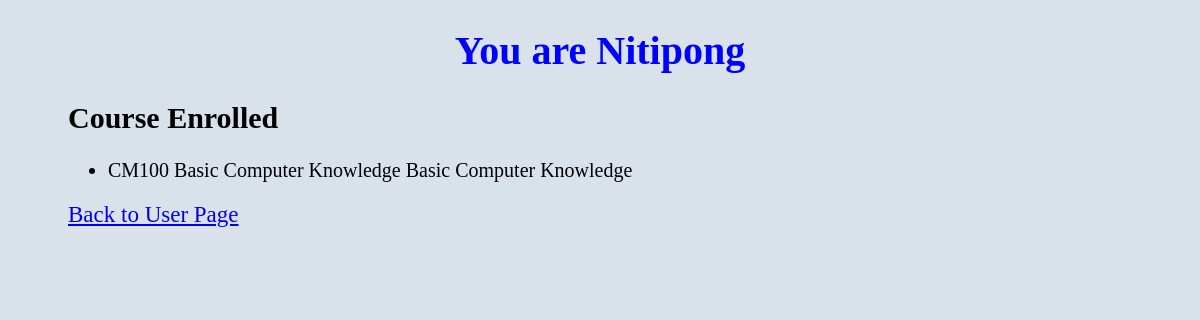
Before: /query/check (signed in) with the older database file.
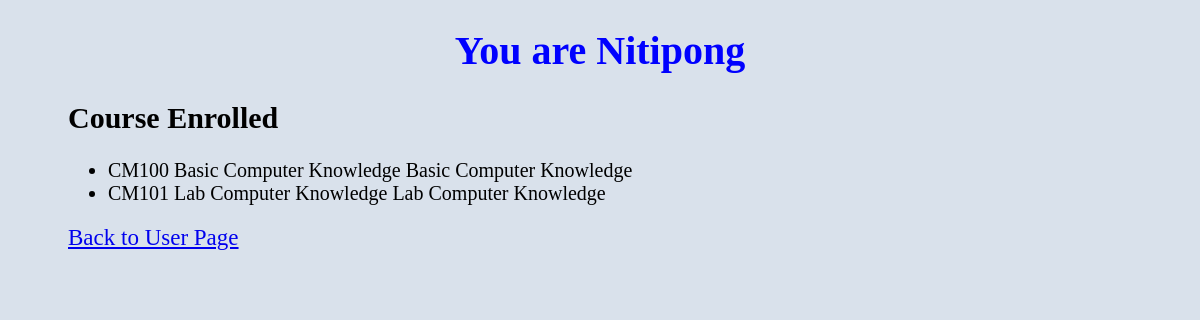
After: the same page with the newer database file.
### query/models.py (models this page shows)
class Taking(models.Model):
    status = models.ForeignKey(Status, on_delete=models.CASCADE, related_name="name")
    current_course = models.ForeignKey(Course, on_delete=models.CASCADE, related_name="name")
    seats = models.IntegerField()
    def __str__(self):
        return f"{self.current_course} {self.current_course.course_name}"

class Course(models.Model):
    course_code = models.CharField(max_length=5)
    course_name = models.CharField(max_length=64)
    course_semester = models.CharField(max_length=1)
    course_year = models.CharField(max_length=5)
    def __str__(self):
        return f"{self.course_code} {self.course_name}"

### query/views.py (the view)
# urls.py: path('check', views.check, name='check'),
def check(request):
    student = Student.objects.get(user=request.user)
    return render(request, "query/check.html", {
        "students": student,
        "courses": student.takings,
    })

### query/templates/query/check.html (shortened to what this page needs)
<!DOCTYPE html>
<html lang="en">
<head>
</head>
<body style="background-color:rgb(217, 225, 235);">
    <center style="font-size: 20px;"><h1 style="color:blue">You are {{ request.user.username }}</h1></center>
    <div style="padding-left: 60px; font-size: 20px;">
        <h2>Course Enrolled</h2>
        <ul>
        {% for course in courses.all %}
            <li>{{ course }}</li>
        {% empty %}
            <li>No courses found</li>
        {% endfor %}
        </ul>
        <a href="{% url 'index' %}" style="font-size: 23px;">Back to User Page</a>
    </div>
</body>
</html>

Changed rows visible on the page:
now on this page (row edited): Taking: current_course.course_name "CM101 Lab Computer Knowledge Lab Computer Knowledge"
